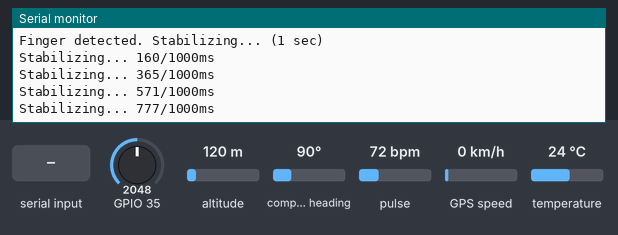
Simulated run of this sketch. Board: ESP32. On the bench: the last lines printed to the serial monitor. Inputs (shaded band) come from the test bench; at power-on: altitude 120 m, temperature 24 °C, GPIO 35 = 2048, compass heading 90°, pulse 72 bpm, GPS speed 0 km/h. The GPS gets a fix after 3 s at 37.7749, -122.4194 with 8 satellites; no radio packets arrive unless stated.

Above: at 1.2 s.
1.3 s: altitude set to 20 m
At 2.6 s:
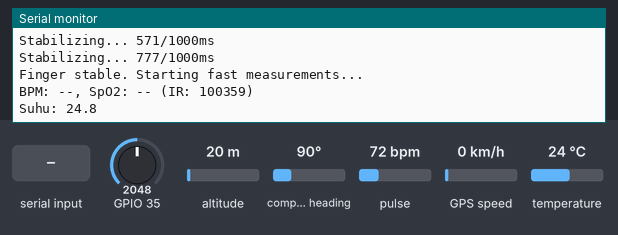
3.2 s: temperature set to 12 °C
At 6.1 s:
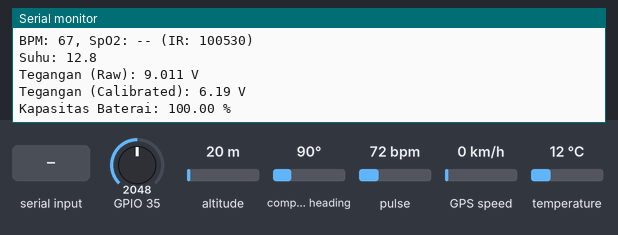
6.2 s: GPIO 35 set to 2866
At 7.5 s:
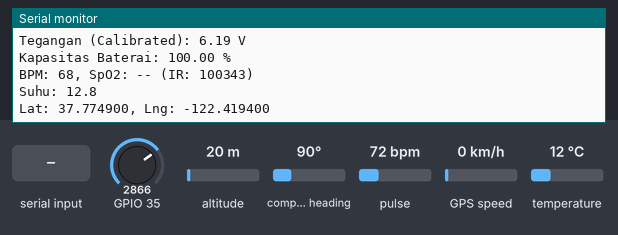
7.7 s: "1" received over the second serial link
9.2 s: compass heading set to 7°
At 10.4 s:
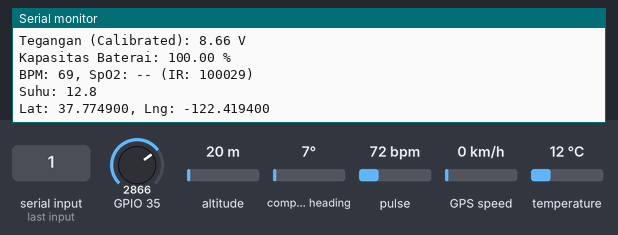
10.7 s: pulse set to 42 bpm
At 11.3 s:
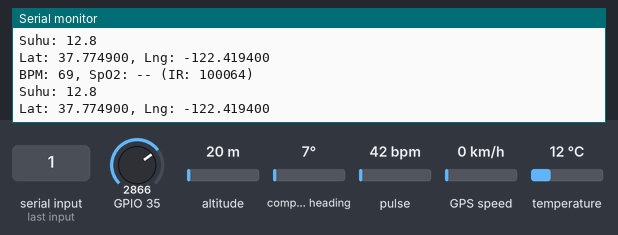
Timing chart, 0 to 13.2 s (numbered marks = the images above; inputs shaded):
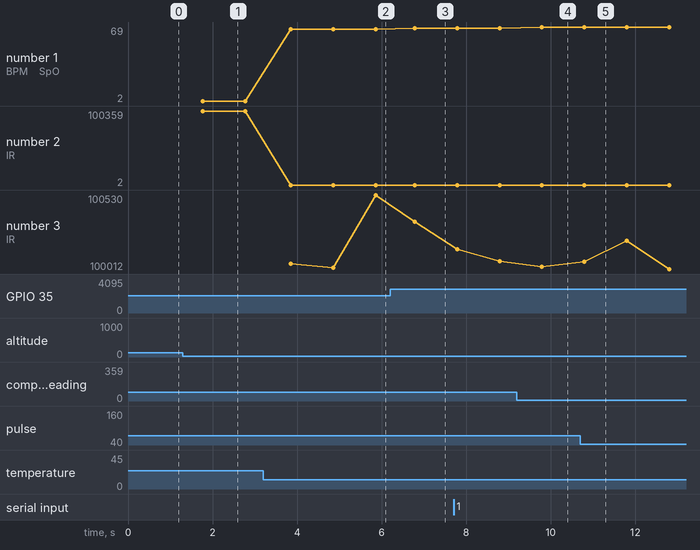

Measured:
- after the input at 3.2 s, the serial monitor: prints a new line after 0.66 s (image 2)
- after the input at 10.7 s, the serial monitor: prints a new line after 0.10 s (image 5)
- plotted number 3: 100029 → 100012 after the input at 10.7 s

The sketch:

Transmiter-final-performa-lebih-cepat.ino
```cpp
//LORA SENDER ( uji coba user id dengan kode gps first then lora, fast stabilizer )
#include "MAX30105.h"
#include "heartRate.h"
#include <OneWire.h>
#include <DallasTemperature.h>
#include <Wire.h>
#include <TinyGPSPlus.h>
#include <HardwareSerial.h>
#include <SPI.h>
#include <LoRa.h>

#define REPORTING_PERIOD_MS 500    // Lebih cepat dari 1000ms ke 500ms
#define ONE_WIRE_BUS 4
#define FINGER_ON 7000             // Ambang deteksi jari
#define MINIMUM_SPO2 60.0
#define ss 5
#define rst 14
#define dio0 26

// Buffer yang lebih kecil untuk response cepat
#define MAX_BPM_BUFFER 5           // Kurangi dari 10 ke 5 untuk response cepat
#define MAX_SPO2_BUFFER 5          // Kurangi dari 10 ke 5 untuk response cepat
#define VALID_READING_THRESHOLD 2  // Kurangi dari 3 ke 2 untuk response cepat

MAX30105 particleSensor;
TinyGPSPlus gps;
HardwareSerial gpsSerial(2); // UART2 pada ESP32 untuk GPS NEO6M

// Heart rate calculation variables - dengan buffer yang lebih kecil untuk response cepat
const byte RATE_SIZE = 6;  // Kurangi dari 8 ke 6
byte rates[RATE_SIZE];
byte rateSpot = 0;
long lastBeat = 0;
float beatsPerMinute;
int beatAvg;
int lastBeatAvg = 0;

// Filter variabel untuk BPM - buffer lebih kecil
float bpmBuffer[MAX_BPM_BUFFER];
int bpmBufferIndex = 0;
int validBpmReadings = 0;
float filteredBPM = 0;
bool bpmIsValid = false;

// Blood oxygen calculation variables
double avered = 0;
double aveir = 0;
double sumirrms = 0;
double sumredrms = 0;
double SpO2 = 0;
double ESpO2 = 90.0;
double FSpO2 = 0.8;        // Kurangi dari 0.7 ke 0.8 untuk response lebih cepat
double frate = 0.90;       // Kurangi dari 0.95 ke 0.90 untuk response lebih cepat
int i = 0;
int Num = 25;              // Kurangi dari 50 ke 25 untuk response lebih cepat

// Filter variabel untuk SpO2 - buffer lebih kecil
float spo2Buffer[MAX_SPO2_BUFFER];
int spo2BufferIndex = 0;
int validSpo2Readings = 0;
float filteredSpO2 = 0;
bool spo2IsValid = false;
float lastValidSpO2 = 95.0;

// DS18B20 temperature sensor setup
OneWire oneWire(ONE_WIRE_BUS);
DallasTemperature sensor(&oneWire);
float suhuDS18B20;

// Fungsi kalibrasi suhu
float calibrateTemperature(float rawTemp) {
    const float CALIBRATION_OFFSET = 0.75;
    const float CALIBRATION_FACTOR = 1.0;

    float calibratedTemp = (rawTemp * CALIBRATION_FACTOR) + CALIBRATION_OFFSET;
    calibratedTemp = round(calibratedTemp * 10.0) / 10.0;

    return calibratedTemp;
}

// Fungsi kalibrasi BPM
float calibrateBPM(float rawBPM) {
    const float CALIBRATION_FACTOR = 1.171;
    const float CALIBRATION_OFFSET = 0.0;

    float calibratedBPM = (rawBPM * CALIBRATION_FACTOR) + CALIBRATION_OFFSET;
    calibratedBPM = round(calibratedBPM);

    if (calibratedBPM < 40) calibratedBPM = 40;
    if (calibratedBPM > 220) calibratedBPM = 220;

    return calibratedBPM;
}

// Voltage and battery capacity variables
float Volt1;
float Volt;
float capacity;

const float V_min = 3.0;
const float V_max = 4.2;

// Timing variables
unsigned long lastVitalReport = 0;
unsigned long lastTempRequest = 0;
unsigned long lastTempRead = 0;
unsigned long lastGPSReport = 0;
unsigned long lastBatteryCheck = 0;
bool tempRequestSent = false;

// Variabel untuk cek stabilitas - DIPERCEPAT
unsigned long fingerPresentTime = 0;
bool fingerStable = false;
const unsigned long STABILITY_DELAY = 1000; // Kurangi dari 2000ms ke 1000ms (1 detik)

//VARIABLE USER ID
const char* userID = "User3";

void setup() {
    Serial.begin(115200);
    Serial.println("System Start - Fast Response Mode");

    // Initialize MAX30102
    if (!particleSensor.begin(Wire, I2C_SPEED_FAST)) {
        Serial.println("MAX30102 not found");
        while (1);
    }

    // Konfigurasi MAX30102 yang dioptimalkan untuk response cepat
    byte ledBrightness = 0x3F;          // Medium brightness (antara 0x1F dan 0x7F)
    byte sampleAverage = 4;             // Kurangi dari 8 ke 4 untuk response cepat
    byte ledMode = 2;                   // Mode 2 = Red + IR
    int sampleRate = 600;               // Naikkan dari 400 ke 600 Hz untuk response cepat
    int pulseWidth = 311;               // Medium pulse width untuk balance speed vs signal
    int adcRange = 8192;                // Medium ADC range untuk balance noise vs speed

    particleSensor.setup(ledBrightness, sampleAverage, ledMode, sampleRate, pulseWidth, adcRange);
    particleSensor.enableDIETEMPRDY();

    particleSensor.setPulseAmplitudeRed(0x0F);     // Medium amplitude
    particleSensor.setPulseAmplitudeGreen(0);
    particleSensor.setPulseAmplitudeIR(0x0F);      // Medium amplitude

    // Inisialisasi buffer dengan ukuran yang lebih kecil
    for (int i = 0; i < MAX_BPM_BUFFER; i++) bpmBuffer[i] = 0;
    for (int i = 0; i < MAX_SPO2_BUFFER; i++) spo2Buffer[i] = 0;

    // Initialize DS18B20
    sensor.begin();
    sensor.setResolution(12);

    // Initialize GPS NEO6M
    gpsSerial.begin(9600, SERIAL_8N1, 16, 17);

    // Initialize LoRa
    LoRa.setPins(ss, rst, dio0);
    while (!LoRa.begin(923.0E6)) {
        Serial.println("Connecting LoRa...");
        delay(500);
    }
    LoRa.setSyncWord(0xF3);
    LoRa.setTxPower(15);
    LoRa.setCodingRate4(8);
    LoRa.setSignalBandwidth(250E3);
    LoRa.setSpreadingFactor(9);
    Serial.println("LoRa Initialized Successfully");
}

void sendLoRaData(float bpm, double spo2, float suhu, double lat, double lng, float batteryCapacity) {
    LoRa.beginPacket();
    LoRa.print("ID: ");
    LoRa.print(userID);
    LoRa.print(" BPM: ");
    LoRa.print(bpm, 1);
    LoRa.print(", SpO2: ");
    LoRa.print(spo2, 1);
    LoRa.print(", Suhu: ");
    LoRa.print(suhu, 1);
    LoRa.print("C, Lat: ");
    LoRa.print(lat, 6);
    LoRa.print(", Lng: ");
    LoRa.print(lng, 6);
    LoRa.print(", Battery: ");
    LoRa.print(batteryCapacity, 1);
    LoRa.print("%");
    LoRa.endPacket();
}

// Fungsi untuk filter BPM dengan response cepat
float filterBPM(float newBPM) {
    float calibratedBPM = calibrateBPM(newBPM);

    if (calibratedBPM < 40 || calibratedBPM > 220) {
        return filteredBPM;
    }

    // Weighted average: nilai baru memiliki bobot lebih besar untuk response cepat
    float weight = 0.6;  // Bobot tinggi untuk nilai baru (60%)
    if (validBpmReadings == 0) {
        filteredBPM = calibratedBPM;
    } else {
        filteredBPM = (filteredBPM * (1.0 - weight)) + (calibratedBPM * weight);
    }

    // Tetap gunakan buffer untuk smoothing ringan
    bpmBuffer[bpmBufferIndex] = calibratedBPM;
    bpmBufferIndex = (bpmBufferIndex + 1) % MAX_BPM_BUFFER;

    if (validBpmReadings < MAX_BPM_BUFFER) {
        validBpmReadings++;
    }

    return filteredBPM;
}

// Fungsi untuk filter SpO2 dengan response cepat
float filterSpO2(float newSpO2) {
    float calibrationFactor = 1.12;
    float calibratedSpO2 = newSpO2 * calibrationFactor;

    if (calibratedSpO2 > 100.0) {
        calibratedSpO2 = 100.0;
    }

    if (calibratedSpO2 < MINIMUM_SPO2 || calibratedSpO2 > 100) {
        return filteredSpO2;
    }

    // Weighted average: nilai baru memiliki bobot lebih besar untuk response cepat
    float weight = 0.5;  // Bobot medium untuk nilai baru (50%)
    if (validSpo2Readings == 0) {
        filteredSpO2 = calibratedSpO2;
    } else {
        filteredSpO2 = (filteredSpO2 * (1.0 - weight)) + (calibratedSpO2 * weight);
    }

    // Tetap gunakan buffer untuk smoothing ringan
    spo2Buffer[spo2BufferIndex] = calibratedSpO2;
    spo2BufferIndex = (spo2BufferIndex + 1) % MAX_SPO2_BUFFER;

    if (validSpo2Readings < MAX_SPO2_BUFFER) {
        validSpo2Readings++;
    }

    lastValidSpO2 = filteredSpO2;
    return filteredSpO2;
}

void checkVitalSigns() {
    long irValue = particleSensor.getIR();

    if (irValue > FINGER_ON) {
        // Cek stabilitas dengan waktu yang lebih singkat (1 detik)
        if (!fingerStable) {
            if (fingerPresentTime == 0) {
                fingerPresentTime = millis();
                Serial.println("Finger detected. Stabilizing... (1 sec)");
            } else if (millis() - fingerPresentTime > STABILITY_DELAY) {
                fingerStable = true;
                Serial.println("Finger stable. Starting fast measurements...");
            }
        }

        if (fingerStable) {
            // Cek heart beat
            if (checkForBeat(irValue)) {
                long delta = millis() - lastBeat;
                lastBeat = millis();

                beatsPerMinute = 60 / (delta / 1000.0);

                if (beatsPerMinute < 220 && beatsPerMinute > 40) {
                    rates[rateSpot++] = (byte)beatsPerMinute;
                    rateSpot %= RATE_SIZE;

                    // Hitung rata-rata BPM
                    beatAvg = 0;
                    byte validValues = 0;
                    for (byte x = 0; x < RATE_SIZE; x++) {
                        if (rates[x] > 0) {
                            beatAvg += rates[x];
                            validValues++;
                        }
                    }

                    if (validValues > 0) {
                        beatAvg /= validValues;
                        beatAvg = filterBPM(beatAvg);
                        bpmIsValid = (validBpmReadings >= VALID_READING_THRESHOLD);
                        lastBeatAvg = beatAvg;
                    }
                }
            }

            // Proses data untuk SpO2
            if (particleSensor.available()) {
                i++;
                uint32_t ir = particleSensor.getFIFOIR();
                uint32_t red = particleSensor.getFIFORed();

                double fir = (double)ir;
                double fred = (double)red;

                aveir = aveir * frate + fir * (1.0 - frate);
                avered = avered * frate + fred * (1.0 - frate);

                sumirrms += (fir - aveir) * (fir - aveir);
                sumredrms += (fred - avered) * (fred - avered);

                if ((i % Num) == 0) {
                    if (avered > 0 && aveir > 0 && sumredrms > 0 && sumirrms > 0) {
                        double R = (sqrt(sumirrms) / aveir) / (sqrt(sumredrms) / avered);
                        SpO2 = 104.0 - 18.0 * R;

                        if (SpO2 >= MINIMUM_SPO2 && SpO2 <= 100) {
                            ESpO2 = FSpO2 * ESpO2 + (1.0 - FSpO2) * SpO2;
                            ESpO2 = filterSpO2(ESpO2);
                            spo2IsValid = (validSpo2Readings >= VALID_READING_THRESHOLD);
                        }
                    }

                    sumredrms = 0.0;
                    sumirrms = 0.0;
                    i = 0;
                }
                particleSensor.nextSample();
            }

            // Laporan data tanda vital dengan interval yang lebih cepat
            if (millis() - lastVitalReport >= REPORTING_PERIOD_MS) {
                Serial.print("BPM: ");
                if (bpmIsValid) {
                    Serial.print(beatAvg);
                } else {
                    Serial.print("--");
                }

                Serial.print(", SpO2: ");
                if (spo2IsValid) {
                    Serial.print(ESpO2, 1);
                    Serial.print("%");
                } else {
                    Serial.print("--");
                }

                Serial.print(" (IR: ");
                Serial.print(irValue);
                Serial.println(")");

                lastVitalReport = millis();
            }
        } else {
            // Tampilkan progress stabilisasi
            if (millis() - lastVitalReport >= 200) {  // Update setiap 200ms selama stabilisasi
                unsigned long elapsed = millis() - fingerPresentTime;
                Serial.print("Stabilizing... ");
                Serial.print(elapsed);
                Serial.print("/");
                Serial.print(STABILITY_DELAY);
                Serial.println("ms");
                lastVitalReport = millis();
            }
        }
    } else {
        // Reset saat tidak ada jari
        if (millis() - lastVitalReport >= REPORTING_PERIOD_MS) {
            resetVitalSigns();
            Serial.println("Place your finger on the sensor");
            lastVitalReport = millis();
        }
    }
}

void resetVitalSigns() {
    // Reset semua variabel ke nilai awal
    for (byte rx = 0; rx < RATE_SIZE; rx++) rates[rx] = 0;
    beatAvg = 0;
    rateSpot = 0;
    lastBeat = 0;

    // Reset variabel SpO2
    avered = 0;
    aveir = 0;
    sumirrms = 0;
    sumredrms = 0;
    SpO2 = 0;
    ESpO2 = 90.0;

    // Reset variabel stabilitas
    fingerStable = false;
    fingerPresentTime = 0;

    // Reset filter buffers
    for (int i = 0; i < MAX_BPM_BUFFER; i++) bpmBuffer[i] = 0;
    for (int i = 0; i < MAX_SPO2_BUFFER; i++) spo2Buffer[i] = 0;
    bpmBufferIndex = 0;
    spo2BufferIndex = 0;
    validBpmReadings = 0;
    validSpo2Readings = 0;
    filteredBPM = 0;
    filteredSpO2 = 0;
    bpmIsValid = false;
    spo2IsValid = false;
}

void handleTemperature() {
    unsigned long currentMillis = millis();

    if (!tempRequestSent && (currentMillis - lastTempRequest >= 1000)) {
        sensor.requestTemperatures();
        tempRequestSent = true;
        lastTempRequest = currentMillis;
        lastTempRead = currentMillis;
    }

    if (tempRequestSent && (currentMillis - lastTempRead >= 600)) {  // Kurangi dari 800ms ke 600ms
        float rawTemp = sensor.getTempCByIndex(0);
        if (rawTemp != -127.00) {
            suhuDS18B20 = calibrateTemperature(rawTemp);
        }
        Serial.print("Suhu: ");
        Serial.println(suhuDS18B20, 1);
        tempRequestSent = false;
    }
}

void handleGPS() {
    unsigned long currentMillis = millis();

    while (gpsSerial.available() > 0) {
        if (gps.encode(gpsSerial.read())) {
            if (gps.location.isValid() && (currentMillis - lastGPSReport >= 800)) {  // Kurangi dari 1000ms ke 800ms
                Serial.print("Lat: ");
                Serial.print(gps.location.lat(), 6);
                Serial.print(", Lng: ");
                Serial.println(gps.location.lng(), 6);

                // Kirim data LoRa dengan threshold yang lebih rendah
                float bpmToSend = (validBpmReadings >= 1) ? beatAvg : 0;  // Kurangi threshold
                float spo2ToSend = (validSpo2Readings >= 1) ? ESpO2 : 0;  // Kurangi threshold

                sendLoRaData(bpmToSend, spo2ToSend, suhuDS18B20,
                             gps.location.lat(), gps.location.lng(), capacity);
                lastGPSReport = currentMillis;
            }
        }
    }

    if (currentMillis > 5000 && gps.charsProcessed() < 10) {
        Serial.println(F("No GPS data received: check wiring."));
        delay(5000);
    }
}

void readBatteryCapacity() {
    unsigned long currentMillis = millis();
    if (currentMillis - lastBatteryCheck >= 3000) {  // Kurangi dari 5000ms ke 3000ms
        Volt1 = analogRead(35);
        float rawVolt = Volt1 * 0.00088 * 5;
        float calibrationFactor = 0.6868;
        Volt = rawVolt * calibrationFactor;

        if (Volt >= V_max) {
            capacity = 100.0;
        } else if (Volt <= V_min) {
            capacity = 0.0;
        } else {
            capacity = ((Volt - V_min) / (V_max - V_min)) * 100.0;
        }

        Serial.print("Tegangan (Raw): ");
        Serial.print(rawVolt, 3);
        Serial.println(" V");

        Serial.print("Tegangan (Calibrated): ");
        Serial.print(Volt, 2);
        Serial.println(" V");

        Serial.print("Kapasitas Baterai: ");
        Serial.print(capacity);
        Serial.println(" %");

        lastBatteryCheck = currentMillis;
    }
}

void loop() {
    checkVitalSigns();
    handleTemperature();
    handleGPS();
    readBatteryCapacity();
}
```
